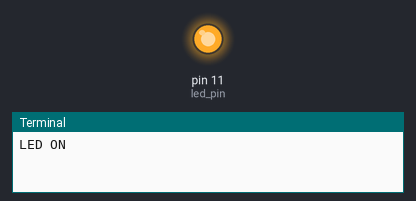
The program below on a simulated Raspberry Pi (header pin numbers). On the bench: output pins drawn as LEDs (lit = HIGH), the last lines printed to the terminal. At 4.0 s the program stops and its outputs stay as they are.

Above: at 0.1 s.
At 2.1 s:
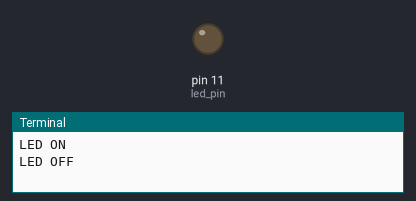
Timing chart, 0 to 3.6 s (numbered marks = the images above):
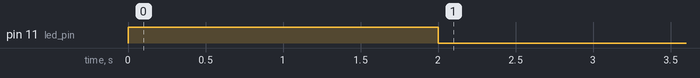

Measured:
- by itself, pin 11 (led_pin): LOW → HIGH at 0.00 s, → LOW 2.0 s later

The program:

highlowboard.py
```python
import RPi.GPIO as GPIO
import time
GPIO.setmode(GPIO.BOARD)
led_pin = 11
GPIO.setup(led_pin, GPIO.OUT)
print("LED ON")
GPIO.output(led_pin, GPIO.HIGH)
time.sleep(2)
print("LED OFF")
GPIO.output(led_pin, GPIO.LOW)
time.sleep(2)
GPIO.cleanup()
```
